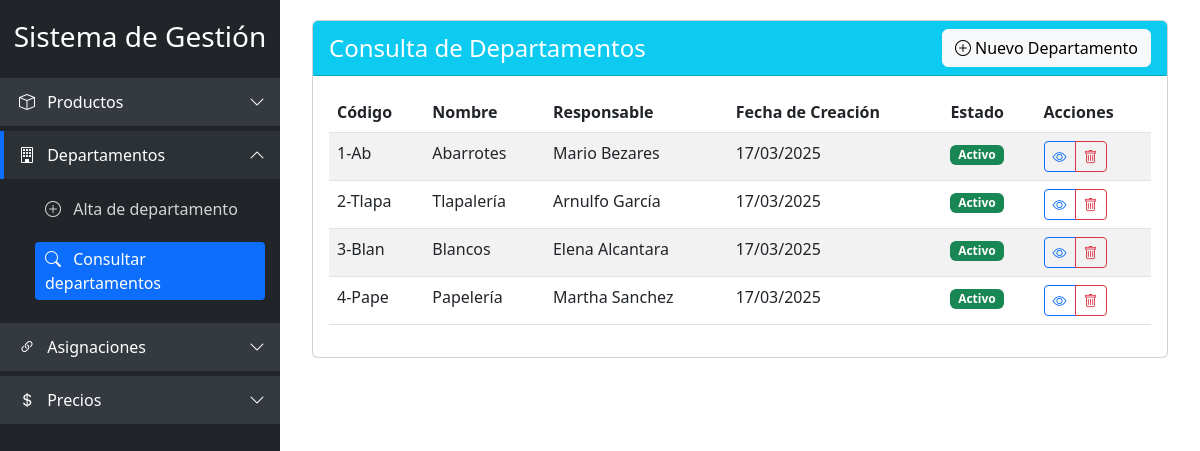
/departamentos/consultar, run on the app's committed database.
### models.py (models this page shows, shortened)
class Departamento(db.Model):
    id = db.Column(db.Integer, primary_key=True)
    codigo = db.Column(db.String(20), unique=True, nullable=False)
    nombre = db.Column(db.String(100), nullable=False)
    responsable = db.Column(db.String(100), nullable=False)
    fecha_creacion = db.Column(db.DateTime, default=datetime.utcnow)
    activo = db.Column(db.Boolean, default=True)

### app.py (the view)
@app.route('/departamentos/consultar')
def consultar_departamentos():
    departamentos = Departamento.query.all()
    return render_template('departamentos/consultar_departamentos.html', departamentos=departamentos)

### templates/departamentos/consultar_departamentos.html (shortened to what this page needs)
{% extends "index.html" %} {% block title %}Consultar Departamentos{% endblock %} {% block content %}
<div class="card">
    <div class="card-header bg-info text-white d-flex justify-content-between align-items-center">
        <h4 class="mb-0">Consulta de Departamentos</h4>
        <a href="{{ url_for('alta_departamento') }}" class="btn btn-light">
            <i class="bi bi-plus-circle"></i> Nuevo Departamento
        </a>
    </div>
    <div class="card-body">
        <div class="table-responsive">
            {% if departamentos %}
            <table class="table table-striped table-hover">
                <thead>
                    <tr>
                        <th>Código</th>
                        <th>Nombre</th>
                        <th>Responsable</th>
                        <th>Fecha de Creación</th>
                        <th>Estado</th>
                        <th>Acciones</th>
                    </tr>
                </thead>
                <tbody>
                    {% for departamento in departamentos %}
                    <tr>
                        <td>{{ departamento.codigo }}</td>
                        <td>{{ departamento.nombre }}</td>
                        <td>{{ departamento.responsable }}</td>
                        <td>
                            {{ departamento.fecha_creacion.strftime('%d/%m/%Y') }}
                        </td>
                        <td>
                            {% if departamento.activo %}
                            <span class="badge bg-success">Activo</span>
                            {% else %}
                            <span class="badge bg-danger">Inactivo</span>
                            {% endif %}
                        </td>
                        <td>
                            <div class="btn-group" role="group">
                                <a href="{{ url_for('renovar_departamento', departamento_id=departamento.id) }}"
                                    class="btn btn-sm btn-outline-primary">
                                    <i class="bi bi-eye"></i>
                                </a>
                                <button type="button" class="btn btn-sm btn-outline-danger" data-bs-toggle="modal"
                                    data-bs-target="#confirmDeleteModal" data-id="{{ departamento.id }}"
                                    data-nombre="{{ departamento.nombre }}">
                                    <i class="bi bi-trash"></i>
                                </button>
                            </div>
                        </td>
                    </tr>
                    {% endfor %}
                </tbody>
            </table>
            {% else %}
            <div class="alert alert-info">
                No hay departamentos registrados en el sistema.
            </div>
            {% endif %}
        </div>
    </div>
</div>
{% endblock %}

### static/styles.css (style rules this page uses)
body { min-height: 100vh; overflow-x: hidden; }

### data on the page
Departamento: codigo "1-Ab", nombre "Abarrotes", responsable "Mario Bezares", fecha_creacion "17/03/2025", activo "Activo"
Departamento: codigo "2-Tlapa", nombre "Tlapalería", responsable "Arnulfo García", fecha_creacion "17/03/2025", activo "Activo"
Departamento: codigo "3-Blan", nombre "Blancos", responsable "Elena Alcantara", fecha_creacion "17/03/2025", activo "Activo"
Departamento: codigo "4-Pape", nombre "Papelería", responsable "Martha Sanchez", fecha_creacion "17/03/2025", activo "Activo"
